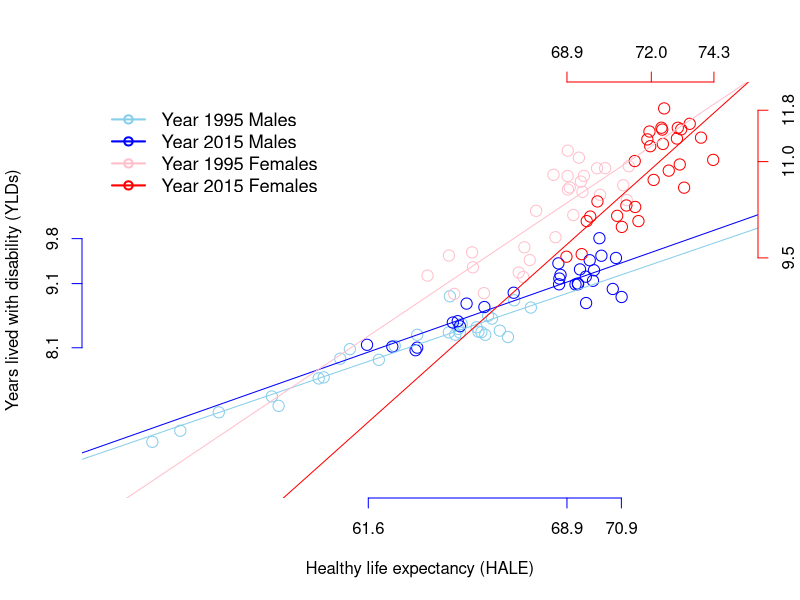

Generate this figure with R:
# Expansion of morbidity
#Years lived with disability (YLDs)
# Years of life lived with any short-term or long-term health loss.

# Healthy life expectancy, or health-adjusted life expectancy (HALE)
#The number of years that a person at a given age can expect to live in good health, 
# taking into account mortality and disability.

# Raw Data
HALE.raw.data <- read.csv("./IHME-GBD_2015_DATA-7c514cb9-1/IHME-GBD_2015_DATA-7c514cb9-1.csv")
LE.raw.data <- read.csv("./IHME-GBD_2015_DATA-b8689aa2-1/IHME-GBD_2015_DATA-b8689aa2-1.csv")

head(LE.raw.data)
head(HALE.raw.data)

# Tidy Data
library(data.table)

attach(LE.raw.data)
attach(HALE.raw.data)

DT.LE <- data.table(LE.raw.data)
DT.HALE <- data.table(HALE.raw.data)

tables()

######################################################

# MALES 

data.LE.1995.male <- DT.LE[DT.LE$year == "1995" & DT.LE$sex == "Male", ]
data.HALE.1995.male <- DT.HALE[DT.HALE$year == "1995" & DT.HALE$sex == "Male", ]
data.YLD.1995.male <- data.LE.1995.male$val - data.HALE.1995.male$val

data.LE.2015.male <- DT.LE[DT.LE$year == "2015" & DT.LE$sex == "Male", ]
data.HALE.2015.male <- DT.HALE[DT.HALE$year == "2015" & DT.HALE$sex == "Male", ]
data.YLD.2015.male <- data.LE.2015.male$val - data.HALE.2015.male$val

# Preliminary Point Estimates

min.HALE.1995.male <- round(min(data.HALE.1995.male$val), 1)
max.HALE.1995.male <- round(max(data.HALE.1995.male$val), 1)
median.HALE.1995.male <- round(median(data.HALE.1995.male$val),1)
mad.HALE.1995.male <- round(mad(data.HALE.1995.male$val), 1)

min.YLD.1995.male <- round(min(data.YLD.1995.male), 1)
max.YLD.1995.male <- round(max(data.YLD.1995.male), 1)
median.YLD.1995.male <- round(median(data.YLD.1995.male),1)
mad.YLD.1995.male <- round(mad(data.YLD.1995.male), 1)

min.HALE.2015.male <- round(min(data.HALE.2015.male$val), 1)
max.HALE.2015.male <- round(max(data.HALE.2015.male$val), 1)
median.HALE.2015.male <- round(median(data.HALE.2015.male$val),1)
mad.HALE.2015.male <- round(mad(data.HALE.2015.male$val), 1)

min.YLD.2015.male <- round(min(data.YLD.2015.male), 1)
max.YLD.2015.male <- round(max(data.YLD.2015.male), 1)
median.YLD.2015.male <- round(median(data.YLD.2015.male),1)
mad.YLD.2015.male <- round(mad(data.YLD.2015.male), 1)

plot(data.HALE.1995.male$val, 
     data.YLD.1995.male, 
     col="skyblue",
     cex=1.5,
     xlim = c(52,75), 
     ylim=c(6, 12), 
     axes=F,
     xlab="Healthy life expectancy (HALE)",
     ylab="Years lived with disability (YLDs)")


points(data.HALE.2015.male$val, 
       data.YLD.2015.male, 
       col="blue",
       cex=1.5)

# Accelerating expansion of morbidity

abline(lm(data.YLD.1995.male ~ data.HALE.1995.male$val), col="skyblue", lty=1)
abline(lm(data.YLD.2015.male ~ data.HALE.2015.male$val), col="blue", lty=1)

summary(lm(data.YLD.1995.male ~ data.HALE.1995.male$val))
confint(lm(data.YLD.1995.male ~ data.HALE.1995.male$val))

summary(lm(data.YLD.2015.male ~ data.HALE.2015.male$val))
confint(lm(data.YLD.2015.male ~ data.HALE.2015.male$val))


# Healthy life expectancy and disability gap

(gap.HALE.1995.male <- round(max.HALE.1995.male - min.HALE.1995.male, 1))
(gap.HALE.2015.male <- round(max.HALE.2015.male - min.HALE.2015.male, 1))
gap.HALE.2015.male - gap.HALE.1995.male
((gap.HALE.2015.male - gap.HALE.1995.male) / gap.HALE.1995.male) * 100

(gap.YLD.1995.male <- round(max.YLD.1995.male - min.YLD.1995.male, 1))
(gap.YLD.2015.male <- round(max.YLD.2015.male - min.YLD.2015.male, 1))
((gap.YLD.2015.male - gap.YLD.1995.male) / gap.YLD.1995.male) * 100
gap.YLD.2015.male - gap.YLD.1995.male


######################################################

# Female 

data.LE.1995.female <- DT.LE[DT.LE$year == "1995" & DT.LE$sex == "Female", ]
data.HALE.1995.female <- DT.HALE[DT.HALE$year == "1995" & DT.HALE$sex == "Female", ]
data.YLD.1995.female <- data.LE.1995.female$val - data.HALE.1995.female$val

data.LE.2015.female <- DT.LE[DT.LE$year == "2015" & DT.LE$sex == "Female", ]
data.HALE.2015.female <- DT.HALE[DT.HALE$year == "2015" & DT.HALE$sex == "Female", ]
data.YLD.2015.female <- data.LE.2015.female$val - data.HALE.2015.female$val

# Preliminary Point Estimates

min.HALE.1995.female <- round(min(data.HALE.1995.female$val), 1)
max.HALE.1995.female <- round(max(data.HALE.1995.female$val), 1)
median.HALE.1995.female <- round(median(data.HALE.1995.female$val),1)
mad.HALE.1995.female <- round(mad(data.HALE.1995.female$val), 1)

min.YLD.1995.female <- round(min(data.YLD.1995.female), 1)
max.YLD.1995.female <- round(max(data.YLD.1995.female), 1)
median.YLD.1995.female <- round(median(data.YLD.1995.female),1)
mad.YLD.1995.female <- round(mad(data.YLD.1995.female), 1)

min.HALE.2015.female <- round(min(data.HALE.2015.female$val), 1)
max.HALE.2015.female <- round(max(data.HALE.2015.female$val), 1)
median.HALE.2015.female <- round(median(data.HALE.2015.female$val),1)
mad.HALE.2015.female <- round(mad(data.HALE.2015.female$val), 1)

min.YLD.2015.female <- round(min(data.YLD.2015.female), 1)
max.YLD.2015.female <- round(max(data.YLD.2015.female), 1)
median.YLD.2015.female <- round(median(data.YLD.2015.female),1)
mad.YLD.2015.female <- round(mad(data.YLD.2015.female), 1)

points(data.HALE.1995.female$val, 
     data.YLD.1995.female, 
     col="pink",
     cex=1.5)

points(data.HALE.2015.female$val, 
       data.YLD.2015.female, 
       col="red",
       cex=1.5)

axis(1, c(min.HALE.2015.male, median.HALE.2015.male, max.HALE.2015.male), col="blue", cex.axis=1)
axis(2, c(min.YLD.2015.male, median.YLD.2015.male, max.YLD.2015.male), col="blue", cex.axis=1)
axis(3, c(min.HALE.2015.female, median.HALE.2015.female, max.HALE.2015.female), col="red", cex.axis=1)
axis(4, c(min.YLD.2015.female, median.YLD.2015.female, max.YLD.2015.female), col="red", cex.axis=1)

legend(52, 12,  
       c("Year 1995 Males","Year 2015 Males", "Year 1995 Females","Year 2015 Females"),
       lwd=c(2,2,2,2),
       pch=c(1,1,1,1),
       cex=c(1.1,1.1,1.1,1.1),
       col=c("skyblue", "blue", "pink", "red"),
       bty = "n")

# Accelerating expansion of morbidity

abline(lm(data.YLD.1995.female ~ data.HALE.1995.female$val), col="pink", lty=1)
abline(lm(data.YLD.2015.female ~ data.HALE.2015.female$val), col="red", lty=1)

summary(lm(data.YLD.1995.female ~ data.HALE.1995.female$val))
confint(lm(data.YLD.1995.female ~ data.HALE.1995.female$val))

summary(lm(data.YLD.2015.female ~ data.HALE.2015.female$val))
confint(lm(data.YLD.2015.female ~ data.HALE.2015.female$val))


# Healthy life expectancy and disability gap

(gap.HALE.1995.female <- round(max.HALE.1995.female - min.HALE.1995.female, 1))
(gap.HALE.2015.female <- round(max.HALE.2015.female - min.HALE.2015.female, 1))
gap.HALE.2015.female - gap.HALE.1995.female
((gap.HALE.2015.female - gap.HALE.1995.female) / gap.HALE.1995.female) * 100

(gap.YLD.1995.female <- round(max.YLD.1995.female - min.YLD.1995.female, 1))
(gap.YLD.2015.female <- round(max.YLD.2015.female - min.YLD.2015.female, 1))
((gap.YLD.2015.female - gap.YLD.1995.female) / gap.YLD.1995.female) * 100
gap.YLD.2015.female - gap.YLD.1995.female
